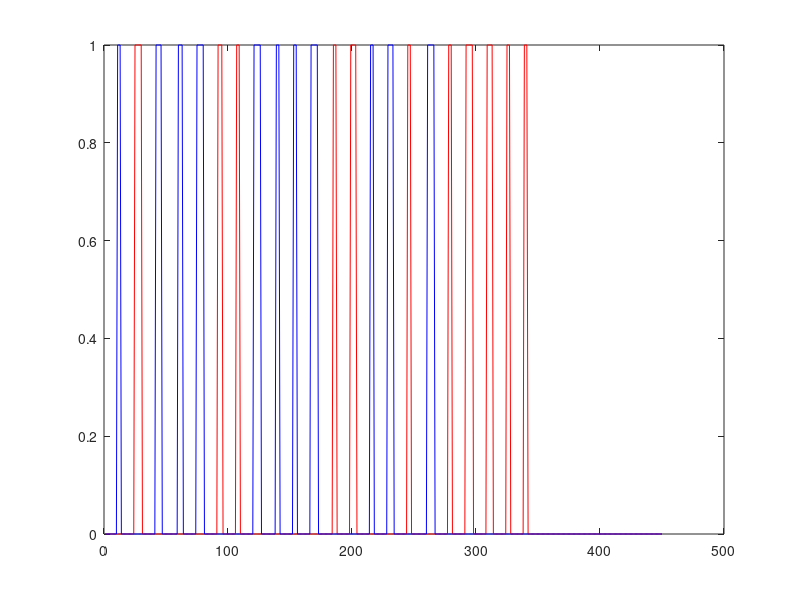

Reproduce this figure in MATLAB.
clear all
clc
close all

numEvents = 11;

minRest = 11;
maxRest = 13;

minActivity = 3;
maxActivity = 6;

allRandomDurations1 = zeros(198,numEvents);
allRandomDurations2 = zeros(198,numEvents);

allRandomOnsets1 = zeros(198,numEvents);
allRandomOnsets2 = zeros(198,numEvents);

allsts = zeros(198,1);

for subject = 1:198
    
    randomDurations1 = zeros(numEvents,1);
    randomDurations2 = zeros(numEvents,1);
    
    randomOnsets1 = zeros(numEvents,1);
    randomOnsets2 = zeros(numEvents,1);
    
    regressor1Events = 1;
    regressor2Events = 1;
    previousOnset = 0;
    previousActivity = 0;
    
    for event = 1:(numEvents*2)
        
        % All regressor 1 events have been set, the rest is regressor 2
        if (regressor1Events > numEvents)
            regressor = 2;
            % All regressor 2 events have been set, the rest is regressor 1
        elseif (regressor2Events > numEvents)
            regressor = 1;
        else
            % Randomly pick regressor 1 or 2
            regressor = randi(2);
        end
        
        if regressor == 1
            randomOnsets1(regressor1Events) = previousOnset + previousActivity + max(randi(maxRest),minRest);
            randomDurations1(regressor1Events) = max(randi(maxActivity),minActivity);
            previousOnset = randomOnsets1(regressor1Events);
            previousActivity = randomDurations1(regressor1Events);
            regressor1Events = regressor1Events + 1;
        elseif regressor == 2
            randomOnsets2(regressor2Events) = previousOnset + previousActivity + max(randi(maxRest),minRest);
            randomDurations2(regressor2Events) = max(randi(maxActivity),minActivity);
            previousOnset = randomOnsets2(regressor2Events);
            previousActivity = randomDurations2(regressor2Events);
            regressor2Events = regressor2Events + 1;
        end
        
    end
    
    sts(subject) = max(max(randomOnsets1(:)),max(randomOnsets2(:)));
    
    temp1 = zeros(450,1);
    temp2 = zeros(450,1);
    
    for event = 1:numEvents
        for t = 0:(randomDurations1(event)-1)
            temp1(randomOnsets1(event)+t) = 1;
        end
        for t = 0:(randomDurations2(event)-1)
            temp2(randomOnsets2(event)+t) = 1;
        end
    end
    
    figure(1)
    plot(temp1,'r')
    hold on
    plot(temp2,'b')
    hold off
    drawnow
    pause(0.1)

    allRandomOnsets1(subject,:) = randomOnsets1;
    allRandomOnsets2(subject,:) = randomOnsets2;
    
    allRandomDurations1(subject,:) = randomDurations1;
    allRandomDurations2(subject,:) = randomDurations2;
    
end

save('randomDifferenceEventsCambridgeAllSubjects.mat','allRandomOnsets1','allRandomOnsets2','allRandomDurations1','allRandomDurations2')


